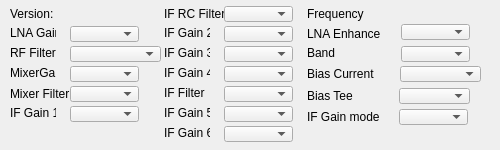
<?xml version="1.0" encoding="UTF-8"?>
<ui version="4.0">
 <class>FunCubeOptions</class>
 <widget class="QWidget" name="FunCubeOptions">
  <property name="geometry">
   <rect>
    <x>0</x>
    <y>0</y>
    <width>500</width>
    <height>150</height>
   </rect>
  </property>
  <property name="windowTitle">
   <string>Dialog</string>
  </property>
  <widget class="QLabel" name="versionLabel">
   <property name="geometry">
    <rect>
     <x>10</x>
     <y>6</y>
     <width>151</width>
     <height>16</height>
    </rect>
   </property>
   <property name="text">
    <string>Version:</string>
   </property>
  </widget>
  <widget class="QLabel" name="label">
   <property name="geometry">
    <rect>
     <x>10</x>
     <y>26</y>
     <width>46</width>
     <height>13</height>
    </rect>
   </property>
   <property name="text">
    <string>LNA Gain</string>
   </property>
  </widget>
  <widget class="QLabel" name="label_2">
   <property name="geometry">
    <rect>
     <x>10</x>
     <y>46</y>
     <width>46</width>
     <height>13</height>
    </rect>
   </property>
   <property name="text">
    <string>RF Filter</string>
   </property>
  </widget>
  <widget class="QLabel" name="label_3">
   <property name="geometry">
    <rect>
     <x>10</x>
     <y>66</y>
     <width>46</width>
     <height>13</height>
    </rect>
   </property>
   <property name="text">
    <string>MixerGain</string>
   </property>
  </widget>
  <widget class="QLabel" name="label_4">
   <property name="geometry">
    <rect>
     <x>10</x>
     <y>86</y>
     <width>61</width>
     <height>16</height>
    </rect>
   </property>
   <property name="text">
    <string>Mixer Filter</string>
   </property>
  </widget>
  <widget class="QLabel" name="label_5">
   <property name="geometry">
    <rect>
     <x>10</x>
     <y>106</y>
     <width>46</width>
     <height>13</height>
    </rect>
   </property>
   <property name="text">
    <string>IF Gain 1</string>
   </property>
  </widget>
  <widget class="QLabel" name="label_6">
   <property name="geometry">
    <rect>
     <x>164</x>
     <y>6</y>
     <width>61</width>
     <height>16</height>
    </rect>
   </property>
   <property name="text">
    <string>IF RC Filter</string>
   </property>
  </widget>
  <widget class="QLabel" name="label_7">
   <property name="geometry">
    <rect>
     <x>164</x>
     <y>26</y>
     <width>46</width>
     <height>13</height>
    </rect>
   </property>
   <property name="text">
    <string>IF Gain 2</string>
   </property>
  </widget>
  <widget class="QLabel" name="label_8">
   <property name="geometry">
    <rect>
     <x>164</x>
     <y>46</y>
     <width>46</width>
     <height>13</height>
    </rect>
   </property>
   <property name="text">
    <string>IF Gain 3</string>
   </property>
  </widget>
  <widget class="QLabel" name="label_9">
   <property name="geometry">
    <rect>
     <x>164</x>
     <y>66</y>
     <width>46</width>
     <height>13</height>
    </rect>
   </property>
   <property name="text">
    <string>IF Gain 4</string>
   </property>
  </widget>
  <widget class="QLabel" name="label_10">
   <property name="geometry">
    <rect>
     <x>164</x>
     <y>86</y>
     <width>46</width>
     <height>13</height>
    </rect>
   </property>
   <property name="text">
    <string>IF Filter</string>
   </property>
  </widget>
  <widget class="QLabel" name="label_11">
   <property name="geometry">
    <rect>
     <x>164</x>
     <y>106</y>
     <width>46</width>
     <height>13</height>
    </rect>
   </property>
   <property name="text">
    <string>IF Gain 5</string>
   </property>
  </widget>
  <widget class="QLabel" name="label_12">
   <property name="geometry">
    <rect>
     <x>164</x>
     <y>126</y>
     <width>46</width>
     <height>13</height>
    </rect>
   </property>
   <property name="text">
    <string>IF Gain 6</string>
   </property>
  </widget>
  <widget class="QLabel" name="label_13">
   <property name="geometry">
    <rect>
     <x>307</x>
     <y>26</y>
     <width>88</width>
     <height>16</height>
    </rect>
   </property>
   <property name="text">
    <string>LNA Enhance</string>
   </property>
  </widget>
  <widget class="QLabel" name="label_14">
   <property name="geometry">
    <rect>
     <x>307</x>
     <y>46</y>
     <width>46</width>
     <height>13</height>
    </rect>
   </property>
   <property name="text">
    <string>Band</string>
   </property>
  </widget>
  <widget class="QLabel" name="label_15">
   <property name="geometry">
    <rect>
     <x>307</x>
     <y>65</y>
     <width>90</width>
     <height>17</height>
    </rect>
   </property>
   <property name="text">
    <string>Bias Current</string>
   </property>
  </widget>
  <widget class="QLabel" name="label_16">
   <property name="geometry">
    <rect>
     <x>307</x>
     <y>109</y>
     <width>84</width>
     <height>16</height>
    </rect>
   </property>
   <property name="text">
    <string>IF Gain mode</string>
   </property>
  </widget>
  <widget class="QLabel" name="frequencyLabel">
   <property name="geometry">
    <rect>
     <x>307</x>
     <y>6</y>
     <width>191</width>
     <height>16</height>
    </rect>
   </property>
   <property name="text">
    <string>Frequency</string>
   </property>
  </widget>
  <widget class="QComboBox" name="LNAGain">
   <property name="geometry">
    <rect>
     <x>70</x>
     <y>26</y>
     <width>69</width>
     <height>16</height>
    </rect>
   </property>
   <property name="font">
    <font>
     <pointsize>8</pointsize>
    </font>
   </property>
  </widget>
  <widget class="QComboBox" name="RFFilter">
   <property name="geometry">
    <rect>
     <x>70</x>
     <y>46</y>
     <width>91</width>
     <height>16</height>
    </rect>
   </property>
  </widget>
  <widget class="QComboBox" name="MixerGain">
   <property name="geometry">
    <rect>
     <x>70</x>
     <y>66</y>
     <width>69</width>
     <height>16</height>
    </rect>
   </property>
  </widget>
  <widget class="QComboBox" name="MixerFilter">
   <property name="geometry">
    <rect>
     <x>70</x>
     <y>86</y>
     <width>69</width>
     <height>16</height>
    </rect>
   </property>
  </widget>
  <widget class="QComboBox" name="IFGain1">
   <property name="geometry">
    <rect>
     <x>70</x>
     <y>106</y>
     <width>69</width>
     <height>16</height>
    </rect>
   </property>
  </widget>
  <widget class="QComboBox" name="IFRCFilter">
   <property name="geometry">
    <rect>
     <x>224</x>
     <y>6</y>
     <width>69</width>
     <height>16</height>
    </rect>
   </property>
  </widget>
  <widget class="QComboBox" name="IFGain2">
   <property name="geometry">
    <rect>
     <x>224</x>
     <y>26</y>
     <width>69</width>
     <height>16</height>
    </rect>
   </property>
  </widget>
  <widget class="QComboBox" name="IFGain3">
   <property name="geometry">
    <rect>
     <x>224</x>
     <y>46</y>
     <width>69</width>
     <height>16</height>
    </rect>
   </property>
  </widget>
  <widget class="QComboBox" name="IFGain4">
   <property name="geometry">
    <rect>
     <x>224</x>
     <y>66</y>
     <width>69</width>
     <height>16</height>
    </rect>
   </property>
  </widget>
  <widget class="QComboBox" name="IFFilter">
   <property name="geometry">
    <rect>
     <x>224</x>
     <y>86</y>
     <width>69</width>
     <height>16</height>
    </rect>
   </property>
  </widget>
  <widget class="QComboBox" name="IFGain5">
   <property name="geometry">
    <rect>
     <x>224</x>
     <y>106</y>
     <width>69</width>
     <height>16</height>
    </rect>
   </property>
  </widget>
  <widget class="QComboBox" name="IFGain6">
   <property name="geometry">
    <rect>
     <x>224</x>
     <y>126</y>
     <width>69</width>
     <height>16</height>
    </rect>
   </property>
  </widget>
  <widget class="QComboBox" name="LNAEnhance">
   <property name="geometry">
    <rect>
     <x>401</x>
     <y>24</y>
     <width>69</width>
     <height>16</height>
    </rect>
   </property>
  </widget>
  <widget class="QComboBox" name="Band">
   <property name="geometry">
    <rect>
     <x>401</x>
     <y>46</y>
     <width>69</width>
     <height>16</height>
    </rect>
   </property>
  </widget>
  <widget class="QComboBox" name="BiasCurrent">
   <property name="geometry">
    <rect>
     <x>400</x>
     <y>66</y>
     <width>81</width>
     <height>16</height>
    </rect>
   </property>
  </widget>
  <widget class="QComboBox" name="IFGainMode">
   <property name="geometry">
    <rect>
     <x>399</x>
     <y>109</y>
     <width>69</width>
     <height>16</height>
    </rect>
   </property>
  </widget>
  <widget class="QComboBox" name="BiasTee">
   <property name="geometry">
    <rect>
     <x>399</x>
     <y>88</y>
     <width>71</width>
     <height>16</height>
    </rect>
   </property>
  </widget>
  <widget class="QLabel" name="label_17">
   <property name="geometry">
    <rect>
     <x>307</x>
     <y>88</y>
     <width>71</width>
     <height>16</height>
    </rect>
   </property>
   <property name="text">
    <string>Bias Tee</string>
   </property>
  </widget>
 </widget>
 <resources/>
 <connections/>
</ui>
